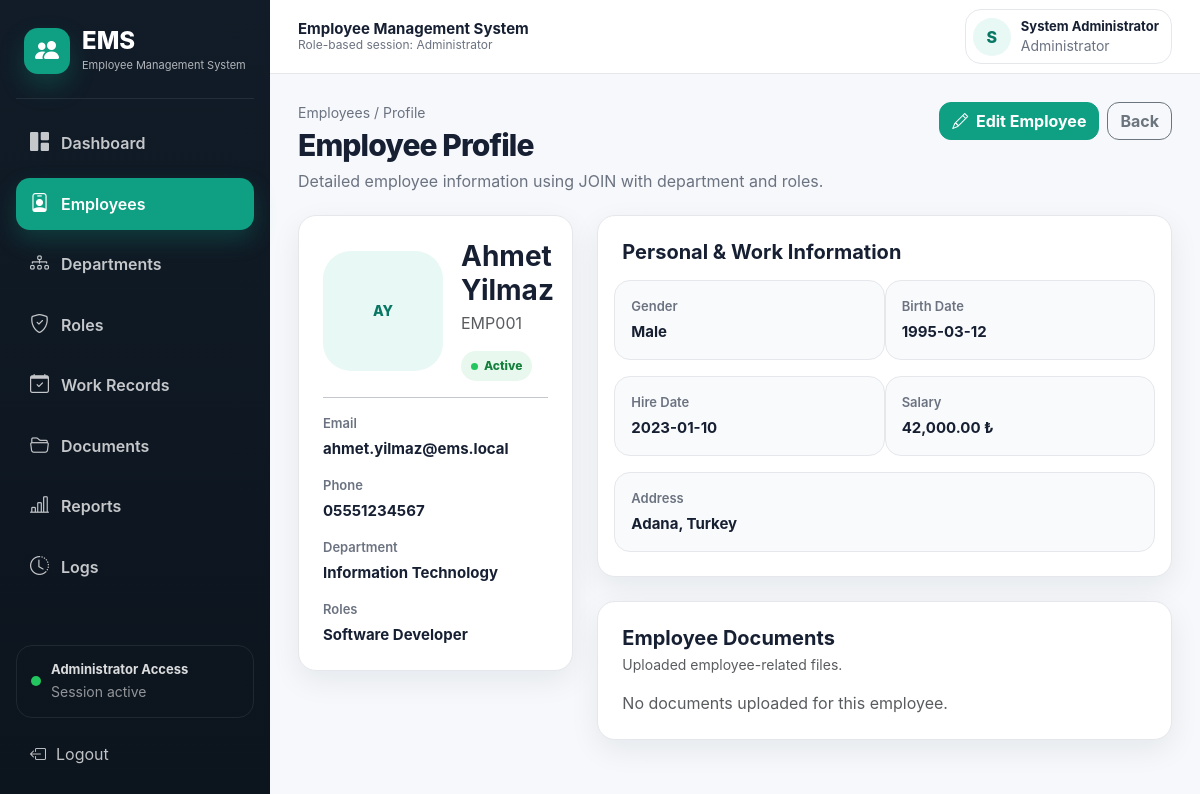
Screenshot of /employees/show.php?id=1 (signed in) with the database file from the repository.
### tables this page shows
CREATE TABLE employees (
    id INT AUTO_INCREMENT PRIMARY KEY,
    employee_code VARCHAR(20) NOT NULL UNIQUE,
    first_name VARCHAR(80) NOT NULL,
    last_name VARCHAR(80) NOT NULL,
    email VARCHAR(150) NOT NULL UNIQUE,
    phone VARCHAR(20) NOT NULL,
    gender ENUM('Male','Female','Other') NOT NULL,
    birth_date DATE,
    hire_date DATE NOT NULL,
    salary DECIMAL(10,2) NOT NULL DEFAULT 0,
    address TEXT,
    department_id INT NOT NULL,
    is_active TINYINT(1) NOT NULL DEFAULT 1,
    created_at TIMESTAMP DEFAULT CURRENT_TIMESTAMP,
    updated_at TIMESTAMP DEFAULT CURRENT_TIMESTAMP ON UPDATE CURRENT_TIMESTAMP,
    CONSTRAINT fk_employee_department FOREIGN KEY (department_id) REFERENCES departments(id)
        ON UPDATE CASCADE ON DELETE RESTRICT
);

CREATE TABLE departments (
    id INT AUTO_INCREMENT PRIMARY KEY,
    name VARCHAR(100) NOT NULL UNIQUE,
    description TEXT,
    created_at TIMESTAMP DEFAULT CURRENT_TIMESTAMP
);

### includes/functions.php (called while the page is built, shortened)
<?php
function e($value) {
    return htmlspecialchars((string)$value, ENT_QUOTES, 'UTF-8');
}
?>

### employees/show.php (the view, shortened to what this page needs)
<?php
require_once __DIR__ . '/../config/database.php';
require_once __DIR__ . '/../includes/functions.php';
$id = (int)($_GET['id'] ?? 0);
$stmt = $conn->prepare("
    SELECT
        e.*,
        d.name AS department_name,
        GROUP_CONCAT(r.name SEPARATOR ', ') AS roles
    FROM employees e
    INNER JOIN departments d ON e.department_id = d.id
    LEFT JOIN employee_roles er ON er.employee_id = e.id
    LEFT JOIN roles r ON r.id = er.role_id
    WHERE e.id = ?
    GROUP BY e.id
");
$stmt->bind_param('i', $id);
$stmt->execute();
$employee = $stmt->get_result()->fetch_assoc();
$docs = $conn->prepare('SELECT * FROM employee_documents WHERE employee_id = ? ORDER BY uploaded_at DESC');
$docs->bind_param('i', $id);
$docs->execute();
$documents = $docs->get_result();
include __DIR__ . '/../includes/header.php';
include __DIR__ . '/../includes/navbar.php';
?>
<div class="page-header">
    <div>
        <div class="page-kicker">Employees / Profile</div>
        <h1 class="page-title">Employee Profile</h1>
        <p class="page-subtitle">Detailed employee information using JOIN with department and roles.</p>
    </div>
    <div class="d-flex gap-2">
        <a href="edit.php?id=<?php echo e($employee['id']); ?>" class="btn btn-primary">
            <i class="bi bi-pencil me-1"></i> Edit Employee
        </a>
        <a href="index.php" class="btn btn-outline-secondary">
            Back
        </a>
    </div>
</div>
<div class="row g-4">
    <div class="col-xl-4">
        <div class="card-modern p-4">
            <div class="profile-detail-header">
               <div class="employee-avatar employee-photo-lg">
    <?php echo e(strtoupper(substr($employee['first_name'], 0, 1) . substr($employee['last_name'], 0, 1))); ?>
</div>
                <div>
                    <h3 class="fw-bold mb-1">
                        <?php echo e($employee['first_name'] . ' ' . $employee['last_name']); ?>
                    </h3>
                    <div class="text-muted"><?php echo e($employee['employee_code']); ?></div>
                    <div class="mt-3">
                        <?php if ((int)$employee['is_active'] === 1): ?>
                            <span class="status-pill status-active">Active</span>
                        <?php else: ?>
                            <span class="status-pill status-inactive">Inactive</span>
                        <?php endif; ?>
                    </div>
                </div>
            </div>
            <hr>
            <div class="profile-meta-list">
                <div>
                    <span>Email</span>
                    <strong><?php echo e($employee['email']); ?></strong>
                </div>
                <div>
                    <span>Phone</span>
                    <strong><?php echo e($employee['phone']); ?></strong>
                </div>
                <div>
                    <span>Department</span>
                    <strong><?php echo e($employee['department_name']); ?></strong>
                </div>
                <div>
                    <span>Roles</span>
                    <strong><?php echo e($employee['roles'] ?? '-'); ?></strong>
                </div>
            </div>
        </div>
    </div>
    <div class="col-xl-8">
        <div class="card-modern p-4 mb-4">
            <h5 class="fw-bold mb-3">Personal & Work Information</h5>
            <div class="row g-3">
                <div class="col-md-6 info-box">
                    <span>Gender</span>
                    <strong><?php echo e($employee['gender']); ?></strong>
                </div>
                <div class="col-md-6 info-box">
                    <span>Birth Date</span>
                    <strong><?php echo e($employee['birth_date'] ?: '-'); ?></strong>
                </div>
                <div class="col-md-6 info-box">
                    <span>Hire Date</span>
                    <strong><?php echo e($employee['hire_date']); ?></strong>
                </div>
                <div class="col-md-6 info-box">
                    <span>Salary</span>
                    <strong><?php echo e(number_format((float)$employee['salary'], 2)); ?> ₺</strong>
                </div>
                <div class="col-12 info-box">
                    <span>Address</span>
                    <strong><?php echo e($employee['address'] ?: '-'); ?></strong>
                </div>
            </div>
        </div>
        <div class="card-modern p-4">
            <div class="d-flex justify-content-between align-items-center mb-3">
                <div>
                    <h5 class="fw-bold mb-1">Employee Documents</h5>
                    <div class="text-muted small">Uploaded employee-related files.</div>
                </div>
            </div>
            <?php if ($documents->num_rows === 0): ?>
                <div class="text-muted">No documents uploaded for this employee.</div>
            <?php endif; ?>
        </div>
    </div>
</div>
<?php include __DIR__ . '/../includes/footer.php'; ?>

### assets/css/style.css (style rules this page uses)
:root { --primary: #0f9f83; --primary-dark: #087764; --primary-soft: #e8f8f4; --sidebar-bg: #101923; --sidebar-border: rgba(255, 255, 255, 0.08); --body-bg: #f6f8fb; --card-bg: #ffffff; --text-main: #172033; --text-muted: #6b7280; --border: #e5e7eb; --danger: #dc3545; --warning: #f59e0b; --success: #16a34a; --radius-lg: 18px; --radius-md: 12px; --shadow-soft: 0 10px 30px rgba(15, 23, 42, 0.07); }
* { box-sizing: border-box; }
html { scroll-behavior: smooth; }
body { margin: 0; background: var(--body-bg); color: var(--text-main); font-family: Inter, system-ui, -apple-system, BlinkMacSystemFont, "Segoe UI", sans-serif; }
a { text-decoration: none; }
.page-header { display: flex; align-items: flex-start; justify-content: space-between; gap: 18px; margin-bottom: 22px; }
.page-kicker { color: var(--text-muted); font-size: 14px; margin-bottom: 4px; }
.page-title { font-size: 30px; font-weight: 800; margin: 0; letter-spacing: -0.03em; }
.page-subtitle { color: var(--text-muted); margin: 6px 0 0; }
.card-modern { background: var(--card-bg); border: 1px solid var(--border); border-radius: var(--radius-lg); box-shadow: var(--shadow-soft); }
.btn { border-radius: 12px; font-weight: 700; }
.btn-primary { background: var(--primary); border-color: var(--primary); }
.employee-avatar { width: 44px; height: 44px; min-width: 44px; max-width: 44px; min-height: 44px; max-height: 44px; border-radius: 50%; background: var(--primary-soft); color: var(--primary-dark); display: flex; align-items: center; justify-content: center; font-weight: 800; font-size: 14px; }
.status-pill { border-radius: 999px; padding: 6px 10px; font-size: 12px; font-weight: 800; display: inline-flex; align-items: center; gap: 6px; }
.status-pill::before { content: ""; width: 7px; height: 7px; border-radius: 50%; display: inline-block; }
.status-active { background: #e8f8ee; color: #15803d; }
.status-active::before { background: #22c55e; }
.profile-detail-header { display: flex; align-items: center; gap: 18px; }
.employee-photo-lg { width: 120px !important; height: 120px !important; min-width: 120px !important; max-width: 120px !important; min-height: 120px !important; max-height: 120px !important; border-radius: 28px !important; }
.profile-meta-list { display: flex; flex-direction: column; gap: 16px; }
.profile-meta-list div { display: flex; flex-direction: column; gap: 4px; }
.profile-meta-list span, .info-box span { color: var(--text-muted); font-size: 13px; font-weight: 600; }
.profile-meta-list strong, .info-box strong { color: var(--text-main); font-size: 15px; }
.info-box { padding: 16px; border: 1px solid var(--border); border-radius: 16px; background: #f9fafb; display: flex; flex-direction: column; gap: 4px; }

### rows the page displays
employees: first_name+last_name "AY", first_name+last_name "Ahmet Yilmaz", employee_code "EMP001", email "ahmet.yilmaz@ems.local", phone "05551234567", department.name "Information Technology", gender "Male", birth_date "1995-03-12", hire_date "2023-01-10", salary "42,000.00", address "Adana, Turkey"

### other values shown
$userType "Administrator"
substr($fullName, 0, 1) "S"
$fullName "System Administrator"
$employee['roles'] "Software Developer"
